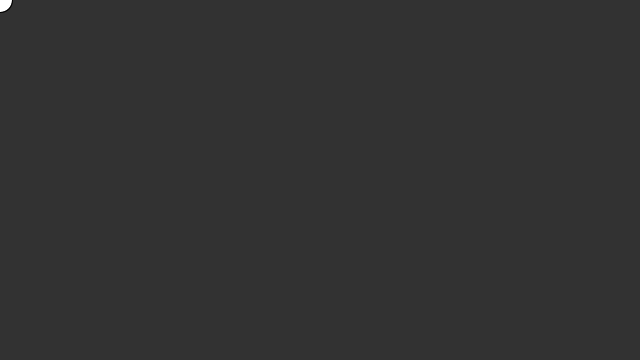
Frame 1 (no input)
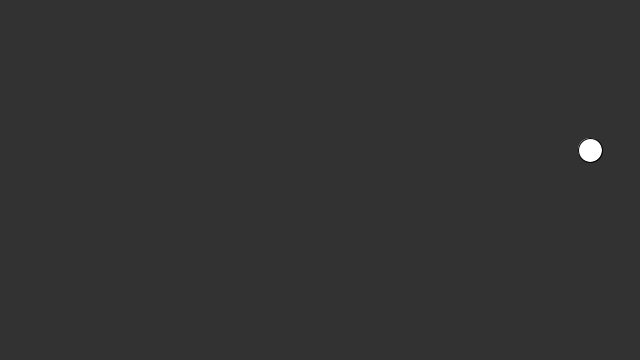
Frame 60 (the mouse pressed at the canvas centre just before this capture)
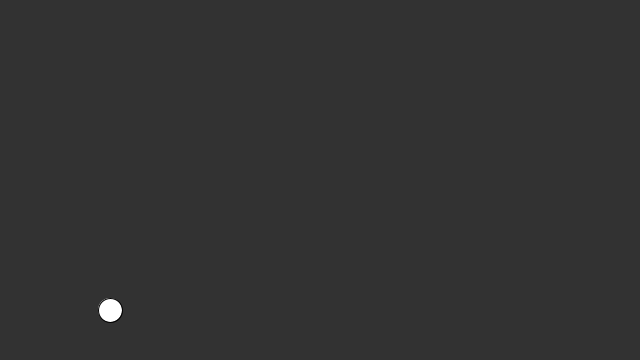
Frame 120 (the mouse held since frame 60 and released just before this capture)

The Processing sketch that drew these frames (run headless with seeded random() and noise(); from frame 60 on, the mouse is pressed at the canvas centre):

// Processing sketch: first
// ── first.pde
float X;
float Xspead;
float Y;
float Yspead;
float ChahgeSpead;

void setup() {
 size(640, 360);

 X = 0;
 Y = 0;
 Xspead = 10;
 Yspead = 10;
 ChahgeSpead = 1;
}

void draw() {
 
  // Drawing
  background(50);
  fill(255);
  ellipse(X,Y,24,24);
  
  // Logical
  X= X + Xspead;
  Y= Y + Yspead;
  
  if (X > width || X <0) {
    Xspead = Xspead * -ChahgeSpead;
  }
  if (Y > height || Y <0) {
    Yspead = Yspead * -ChahgeSpead;
  }
  
  
}
